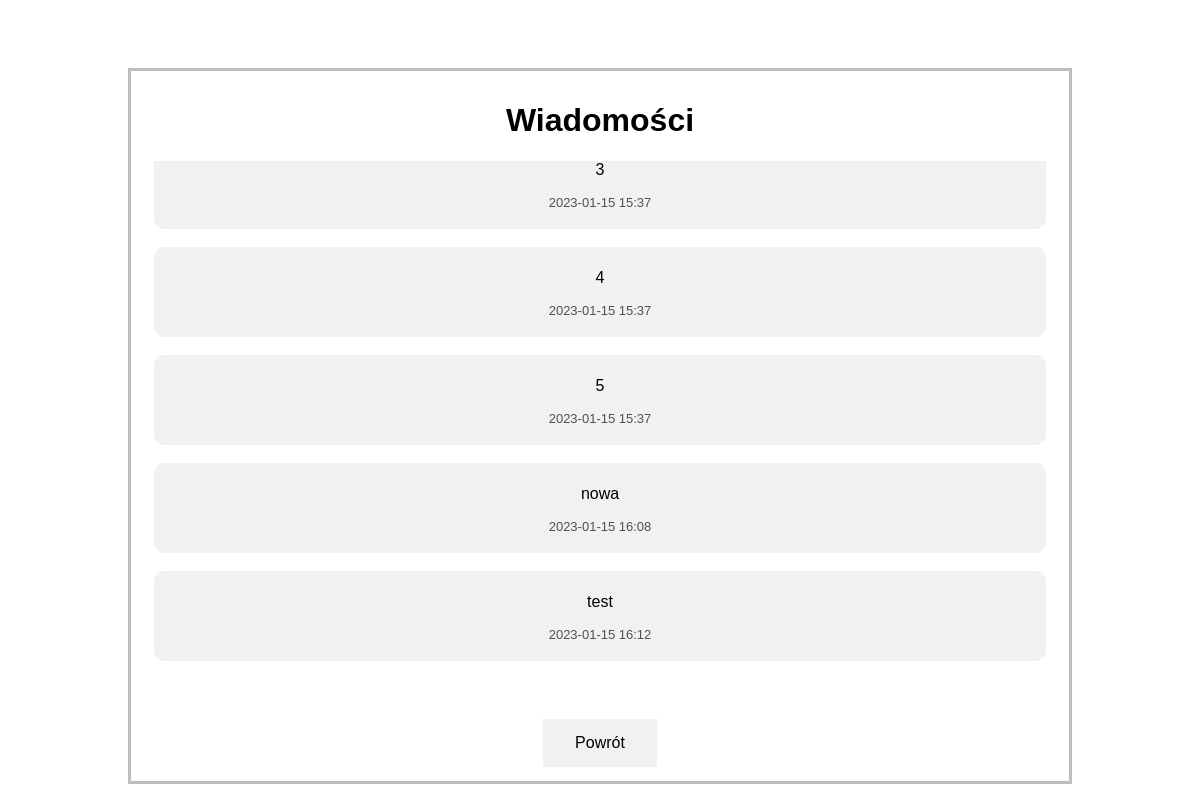
The page /messages (signed in) on the database its author committed.
### tables this page shows
CREATE TABLE Message(
                    id INTEGER PRIMARY KEY AUTOINCREMENT,
                    user_id INTEGER NOT NULL,
                    content  VARCHAR(600),
                    status VARCHAR(30),
                    date TEXT,
                    FOREIGN KEY (user_id) REFERENCES User(id)
                );

### serwer.py (the view)
@app.route("/messages", methods=['GET'])
@login_required
def messages():
    if request.method == 'GET':
        messages = get_messages(current_user.username)
        return render_template("customer/messages.html", messages=messages)

### database/messages_db.py (called while the page is built)
def connect_to_db():
    connection = connect(DB_NAME, check_same_thread=False)
    cursor = connection.cursor()
    return connection, cursor

def fetch_message_records_by_user_id(user_id):
    connection, cursor = connect_to_db()
    data = cursor.execute("SELECT * FROM Message WHERE user_id = ?",[user_id])
    records = cursor.fetchall()
    connection.close()
    return records

### database/user_db.py (called while the page is built)
def connect_to_db():
    connection = connect(DB_NAME, check_same_thread=False)
    cursor = connection.cursor()
    return connection, cursor

def get_user_id_by_username(username):
    connection, cursor = connect_to_db()
    data = cursor.execute("SELECT id FROM User WHERE username = ?", [username])
    records = cursor.fetchall()
    connection.close()
    if len(records) == 0:
        return 0
    else:
        return records[0][0]

def get_user_by_username(username):
    connection, cursor = connect_to_db()
    data = cursor.execute("SELECT * FROM User WHERE username = ?", [username])
    record = cursor.fetchone()
    connection.close()
    return record

### services/templates_service.py (called while the page is built)
def get_messages(username):
    user_id = get_user_id_by_username(username)
    data = fetch_message_records_by_user_id(user_id)
    for row in data:
        message_id = row[0]
        status = row[3]
        if(status == "unread"):
            change_message_status_by_id(message_id, "read")
    return data

### serwer.py (called while the page is built)
@login_manager.user_loader
def user_loader(username):
    if username is None:
        return None
    row = get_user_by_username(username)
    try:
        username = row[1]
        password = row[2]
    except:
        return None
    user = User()
    user.id = username
    user.username = username
    user.password = password
    return user

### templates/customer/messages.html (shortened to what this page needs)
<!doctype html>
<html lang="pl">
    <head>
        <link rel="stylesheet" type="text/css" href="../../static/css/styles.css"/>
    </head>
    <body class="padmessages">
        <div class="center">
            <h1>Wiadomości</h1>
            <div id = "messDiv" class="scroll">
                {% for message in messages %}
                <br>
                <div class="message">
                    <p> {{ message.2 }}</p>
                    <p style="color:rgb(80, 80, 80); font-size:13px"> {{ message.4[:-10] }}</p>
                </div>
                {% endfor %}
            </div>
            <br><br><br>
            <a href="/profile_page">
                <button class="button">Powrót</button>
            </a>
        </div>
    </body>
</html>

### static/css/styles.css (style rules this page uses)
body { font-family: arial, sans-serif; }
.center { margin: auto; border: 3px solid #bebebe; padding: 10px; text-align: center; }
.padmessages { padding-top: 5%; padding-left: 10%; padding-right: 10%; }
.button { border: none; color: white; padding: 15px 32px; text-align: center; text-decoration: none; display: inline-block; font-size: 16px; margin: 4px 2px; transition-duration: 0.4s; cursor: pointer; background-color: #f1f1f1; color: black; border: 0px solid rgb(80, 80, 80); }
.scroll { height: 500px; overflow-x: hidden; overflow-y: auto; }
.message { width: 95%; padding: 6px 10px; border-radius: 10px; margin: auto; background-color: #f1f1f1; }

### rows shown on the page
Message: content "3", date "2023-01-15 15:37"
Message: content "4", date "2023-01-15 15:37"
Message: content "5", date "2023-01-15 15:37"
Message: content "nowa", date "2023-01-15 16:08"
Message: content "test", date "2023-01-15 16:12"
